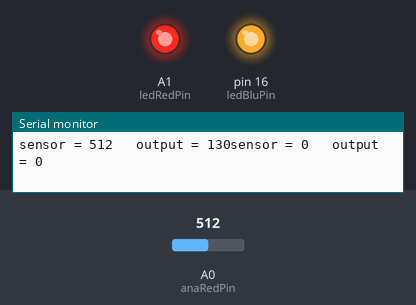
The sketch below on a simulated Arduino Uno, built with avr-gcc and run on an emulated ATmega328P. On the bench: output pins drawn as LEDs (lit = HIGH), the last lines printed to the serial monitor. The inputs (shaded band) are chosen by the test bench; at power-on: A0 (anaRedPin) = 512.

Above: at 1.2 s.
1.3 s: A0 (anaRedPin) set to 487
At 2.5 s:
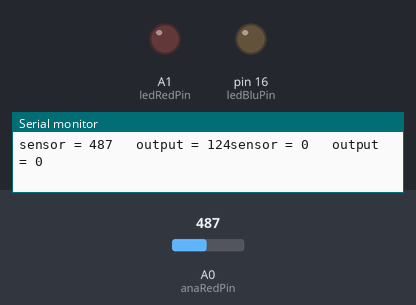
2.8 s: A0 (anaRedPin) set to 511
At 4.1 s:
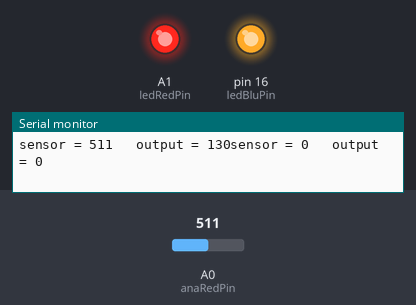
Timing chart, 0 to 5.8 s (numbered marks = the images above; inputs shaded):
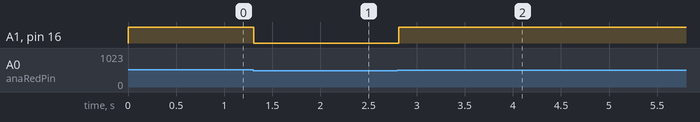

The sketch:

Analog_In_Out_SerialRB.ino
```cpp
/*

*/

// These constants won't change. They're used to give names to the pins used:
const int anaRedPin = A0;  // Analog input to BoardPin 31  ( see photocell circuit for complete connetion)
const int ledRedPin = 15; // Analog output pin  attached to BoardPin 20
const int anaBluPin = A1;  // Analog input to BoardPin 32  ( see photocell circuit for complete connetion)
const int ledBluPin = 16; // Analog output pin  attached to BoardPin 21
int sensorValueR = 0;        // value read from the pot
int outputValueR = 0;        // value output to the PWM (analog out)
int sensorValueB = 0;        // value read from the pot
int outputValueB = 0;        // value output to the PWM (analog out)


void setup() {
  // initialize serial communications at 9600 bps:
  Serial.begin(9600);
  // pinMode(ledRedPin, OUTPUT);
  // pinMode(ledBluPin, OUTPUT);

}

void loop() {
  // channel red
  // read the analog in value:
  sensorValueR = analogRead(anaRedPin);
  // map it to the range of the analog out:
  outputValueR = map(sensorValueR, 0, 1000, 0, 255);
  // change the analog out value:
  analogWrite(ledRedPin, outputValueR);

  // channel blue
  // read the analog in value:
  sensorValueR = analogRead(anaRedPin);
  // map it to the range of the analog out:
  outputValueR = map(sensorValueR, 0, 1000, 0, 255);
  // change the analog out value:
  analogWrite(ledBluPin, outputValueR);

  // print the results to the Serial Monitor:  hit shift command/control M to open it.
  Serial.print("sensor = ");
  Serial.print(sensorValueR);
  Serial.print("\t output = ");
  Serial.print(outputValueR);
  Serial.print("sensor = ");
  Serial.print(sensorValueB);
  Serial.print("\t output = ");
  Serial.println(outputValueB);
  // wait 20 milliseconds before the next loop for the analog-to-digital
  // converter to settle after the last reading:
  delay(20);
}
```

Measured:
- the behaviour switches between 502 and 501 on A0 (anaRedPin) (found by bisection; images 0 and 1)
- after the input at 1.3 s, A1 (ledRedPin), pin 16 (ledBluPin): HIGH → LOW at once
- after the input at 2.8 s, A1 (ledRedPin), pin 16 (ledBluPin): LOW → HIGH at once
